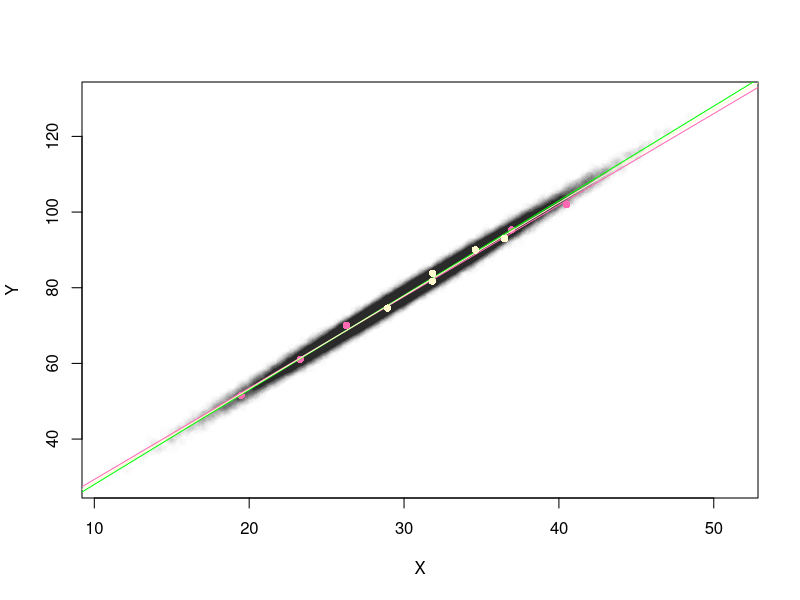
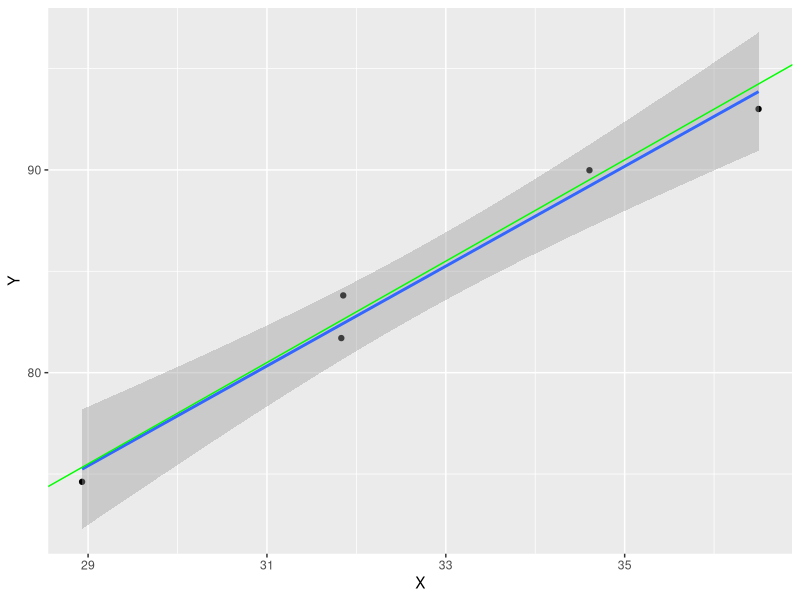
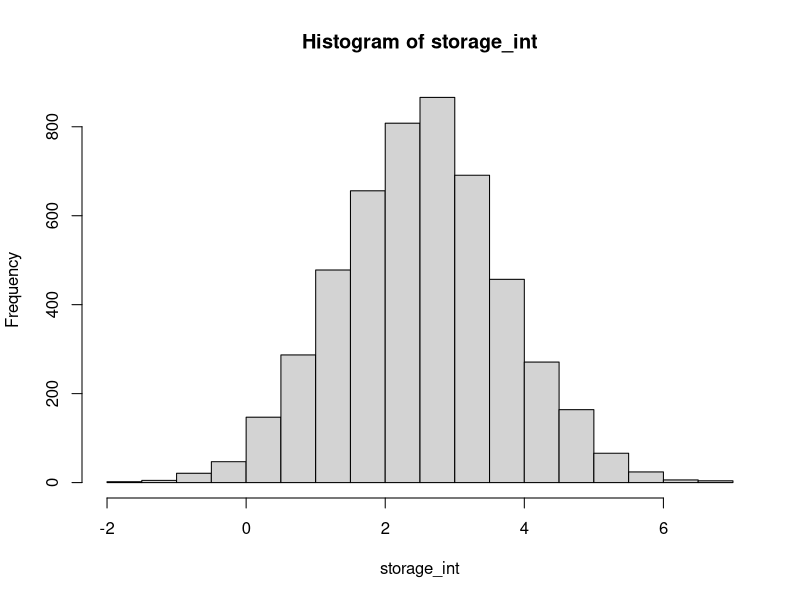
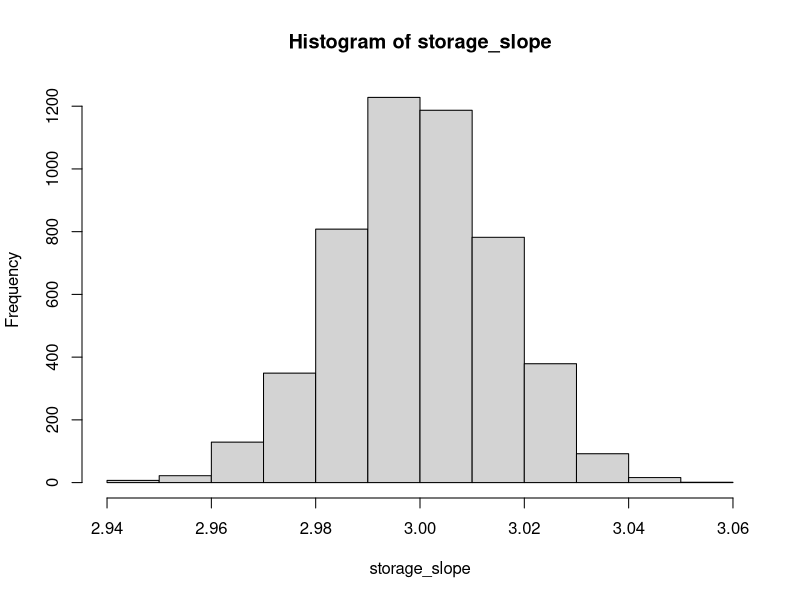

These charts were generated, in order, by the following R code:
library(tidyverse)

set.seed(121)


N <- 50000
beta0 <- 3
beta1 <- 2.5

sigma <- 1.2

X <- rnorm(N, 30, 5)
Y <- beta0 + beta1*X + rnorm(N, 0, sigma)

plot(Y ~ X, col=rgb(.1,.1,.1,.01), pch=16)

n <- 5
mysample1 <- sample(N, n)

points(Y[mysample1] ~ X[mysample1], col="hotpink", pch=16)
mylm1 <- lm(Y[mysample1] ~ X[mysample1])
summary(mylm1)
abline(mylm1, col="hotpink")
abline(beta0, beta1, col="green1")



n <- 5
mysample2 <- sample(N, n)

points(Y[mysample2] ~ X[mysample2], col="lemonchiffon", pch=16)
mylm2 <- lm(Y[mysample2] ~ X[mysample2])
summary(mylm2)
abline(mylm2, col="lemonchiffon")

mydata <- data.frame(Y=Y[mysample2],X=X[mysample2])

ggplot(mydata, aes(x=X, y=Y)) + 
  geom_point() + 
  geom_smooth(method="lm", formula=y~x) + 
  geom_abline(aes(intercept=beta0, slope=beta1), color="green1")





N <- 512  
storage <- rep(NA, N)
storage

for (i in 1:N){
  storage[i] <- 2*i
}

storage


N <- 5000
storage_int <- storage_slope <- rep(NA, N)

for (i in 1:N){

  #Hint 1

  n <- 40
  Xi <- rep(seq(20, 120, length.out=n/2), each=2) #n must be even.
  Yi <- 2.5 + 3*Xi + rnorm(n, 0, 3)

  #Hint 2

  mylm <- lm(Yi ~ Xi)
  #coef(mylm)
  storage_int[i] <- coef(mylm)[1] #intercept only
  storage_slope[i] <- coef(mylm)[2] #slope only

}

#Hint 3

hist(storage_int)
hist(storage_slope)
mean(storage_int)
mean(storage_slope)
sd(storage_int)
sd(storage_int)
sd(storage_slope)
